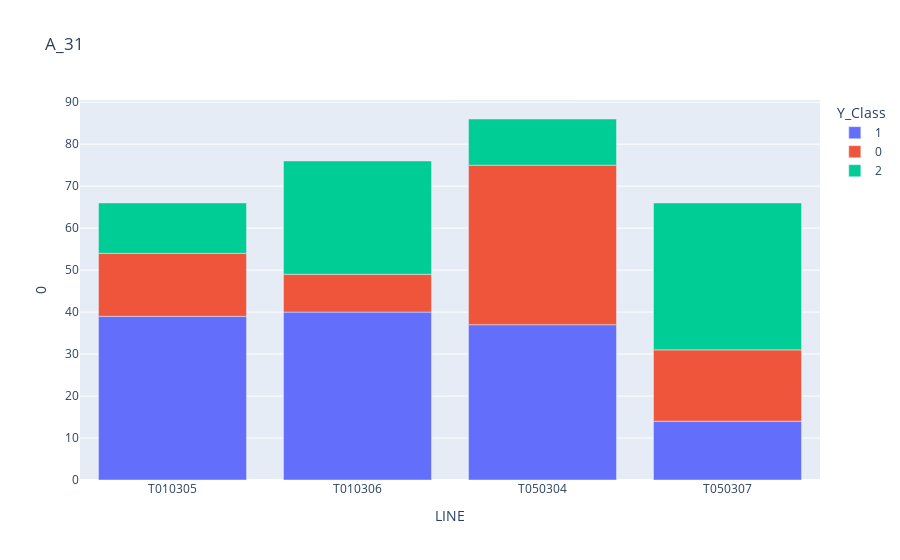

The cell this chart's notebook holds for it:
### Code cell
# A Product는 독립적인 4개의 LINE 사용 
# 비정상 데이터와 정상 데이터의 개수가 비슷하거나 정상 데이터가 더 많음
grouped = nonX_original.groupby([nonX_original['PRODUCT_CODE'], nonX_original['LINE']]).value_counts().reset_index()
A_group = grouped[grouped['PRODUCT_CODE']=='A_31']
fig = px.bar(A_group, x="LINE", y=0, color ="Y_Class", title="A_31")
fig.show()

### Figure 1 — Plotly figure (JSON) as saved in the notebook; plotly's stock layout.template omitted (floating-point values rounded to 4 significant figures)
{"data": [{"alignmentgroup": "True", "hovertemplate": "Y_Class=1<br>LINE=%{x}<br>0=%{y}<extra></extra>", "legendgroup": "1", "marker": {"color": "#636efa", "pattern": {"shape": ""}}, "name": "1", "offsetgroup": "1", "orientation": "v", "showlegend": true, "textposition": "auto", "type": "bar", "x": ["T010305", "T010306", "T050304", "T050307"], "xaxis": "x", "y": [39, 40, 37, 14], "yaxis": "y"}, {"alignmentgroup": "True", "hovertemplate": "Y_Class=0<br>LINE=%{x}<br>0=%{y}<extra></extra>", "legendgroup": "0", "marker": {"color": "#EF553B", "pattern": {"shape": ""}}, "name": "0", "offsetgroup": "0", "orientation": "v", "showlegend": true, "textposition": "auto", "type": "bar", "x": ["T010305", "T010306", "T050304", "T050307"], "xaxis": "x", "y": [15, 9, 38, 17], "yaxis": "y"}, {"alignmentgroup": "True", "hovertemplate": "Y_Class=2<br>LINE=%{x}<br>0=%{y}<extra></extra>", "legendgroup": "2", "marker": {"color": "#00cc96", "pattern": {"shape": ""}}, "name": "2", "offsetgroup": "2", "orientation": "v", "showlegend": true, "textposition": "auto", "type": "bar", "x": ["T010305", "T010306", "T050304", "T050307"], "xaxis": "x", "y": [12, 27, 11, 35], "yaxis": "y"}], "layout": {"autosize": true, "barmode": "relative", "legend": {"title": {"text": "Y_Class"}, "tracegroupgap": 0}, "title": {"text": "A_31"}, "xaxis": {"anchor": "y", "autorange": true, "domain": [0, 1], "range": [-0.5, 3.5], "title": {"text": "LINE"}, "type": "category"}, "yaxis": {"anchor": "x", "autorange": true, "domain": [0, 1], "range": [0, 90.53], "title": {"text": "0"}, "type": "linear"}}}
